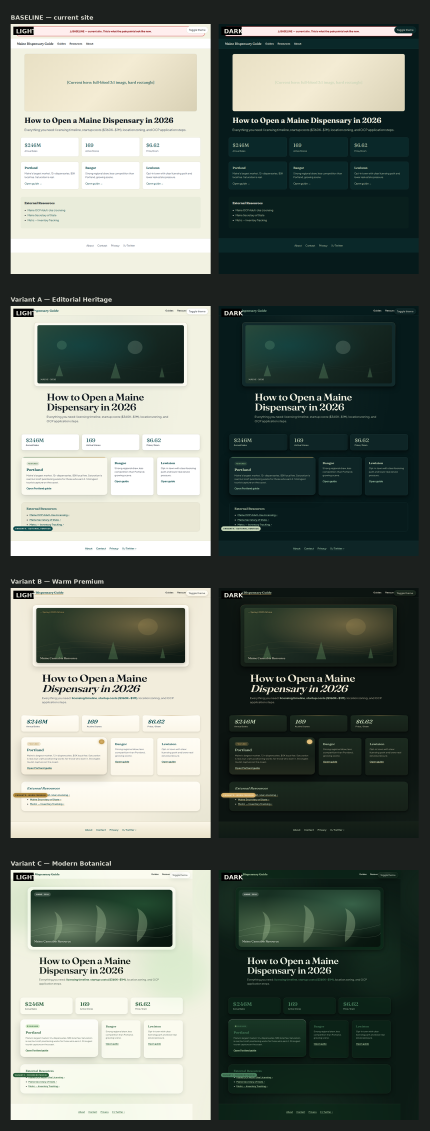
#> input picture sketches/comparison.png, 1288 x 3392 px, given in place of 099-baseline_light.png, which was not available (shown at 1/3 size)
$ python _grid.py
#> lines starting #> are read from the running program, lines starting #| are printed output that depends on the picture; pictures that were not available may be replaced by others from this repository, and a replacement may not be noted
#!/usr/bin/env python3
"""Build a single 2x4 grid comparison image: rows = variants, cols = light/dark."""
from pathlib import Path
from PIL import Image, ImageDraw, ImageFont

VARIANTS = [
    ("099-baseline", "BASELINE — current site"),
    ("001-editorial-heritage", "Variant A — Editorial Heritage"),
    ("002-warm-premium", "Variant B — Warm Premium"),
    ("003-modern-botanical", "Variant C — Modern Botanical"),
]
SCREENSHOTS = Path(__file__).parent / "screenshots"
OUT = Path(__file__).parent / "comparison.png"

# Source: 1280x1600 pages
SRC_W, SRC_H = 1280, 1600
THUMB_W = 600
THUMB_H = int(SRC_H * THUMB_W / SRC_W)
COL_GAP = 24
ROW_GAP = 56
LABEL_H = 40
PAD = 32
TOTAL_W = PAD * 2 + THUMB_W * 2 + COL_GAP
TOTAL_H = PAD * 2 + (THUMB_H + LABEL_H + ROW_GAP) * len(VARIANTS) - ROW_GAP

img = Image.new("RGB", (TOTAL_W, TOTAL_H), (28, 32, 30))
draw = ImageDraw.Draw(img)
try:
    font = ImageFont.truetype("/usr/share/fonts/truetype/dejavu/DejaVuSans-Bold.ttf", 18)
except Exception:
    font = ImageFont.load_default()

y = PAD
for slug, label in VARIANTS:
    draw.text((PAD, y + 10), label, fill=(220, 220, 210), font=font)
    y += LABEL_H
    for col, theme in enumerate(("light", "dark")):
        src = Image.open(SCREENSHOTS / f"{slug}_{theme}.png")
#> src is the input picture: PIL image 1288x3392 RGB; mean R, G, B 106.4, 114.8, 106
        thumb = src.resize((THUMB_W, THUMB_H), Image.LANCZOS)
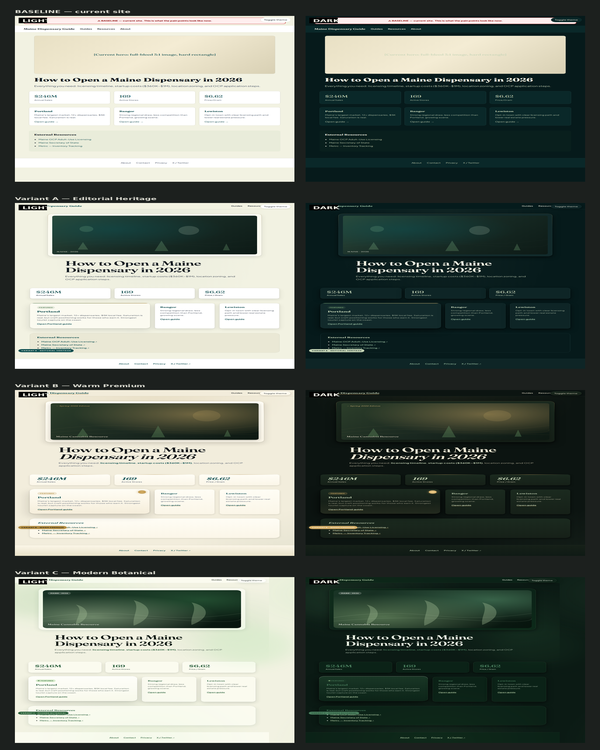
#> thumb: PIL image 600x750 RGB; mean R, G, B 106.4, 114.7, 106
        x = PAD + col * (THUMB_W + COL_GAP)
        img.paste(thumb, (x, y))
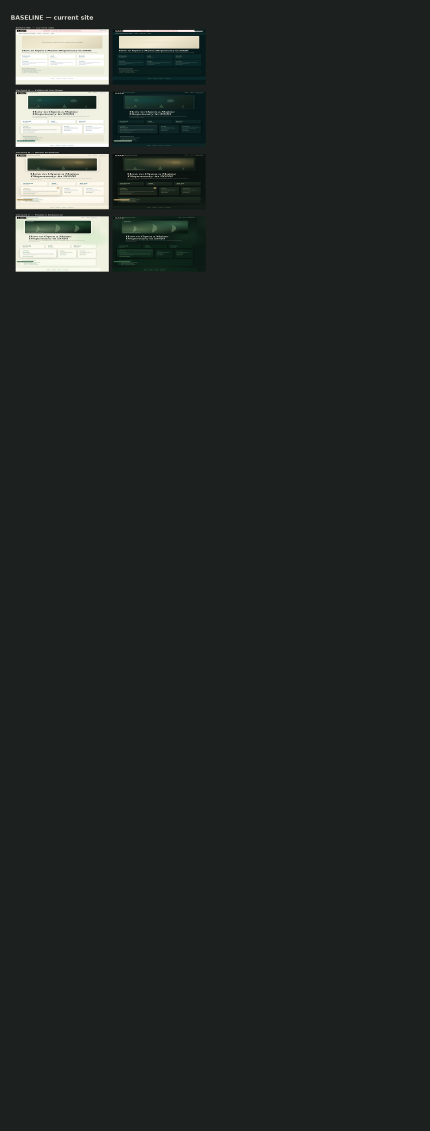
#> img: PIL image 1288x3392 RGB (shown at 1/3 size); mean R, G, B 36.1, 40.6, 37.9
        # theme label
        draw.rectangle((x + 8, y + 8, x + 8 + 60, y + 8 + 24), fill=(0, 0, 0))
        draw.text((x + 16, y + 11), theme.upper(), fill=(240, 240, 230), font=font)
    y += THUMB_H + ROW_GAP
#> y = 878
#> pass 2 of the loop `for slug, label in VARIANTS:`:
#> `y += LABEL_H`: y = 918
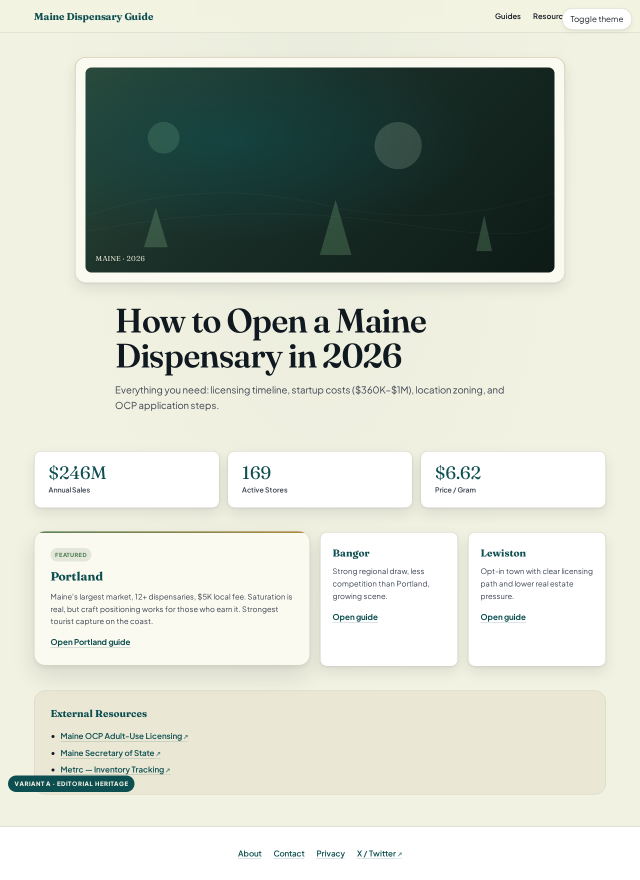
#> input picture sketches/screenshots/001-editorial-heritage_light.png, 1280 x 1760 px (shown at 1/2 size)
#> src is the input picture: PIL image 1280x1760 RGB; mean R, G, B 200.7, 205.7, 195
#> `thumb = src.resize((THUMB_W, THUMB_H), Image.LANCZOS)`:
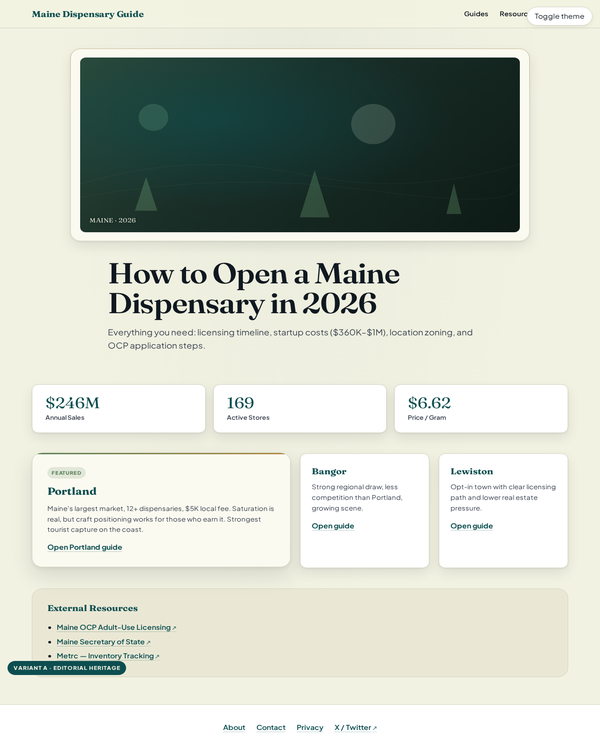
#> thumb: PIL image 600x750 RGB; mean R, G, B 200.6, 205.6, 194.9
#> `img.paste(thumb, (x, y))`:
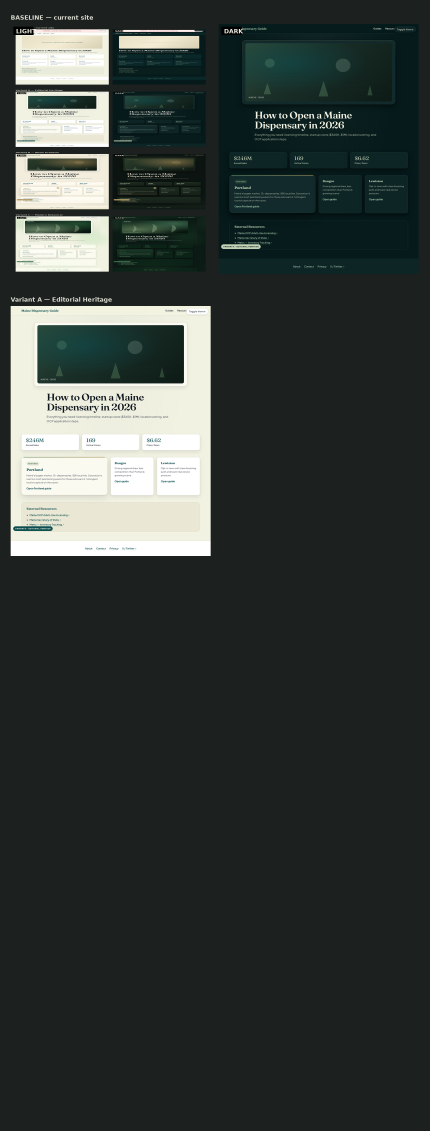
#> img: PIL image 1288x3392 RGB (shown at 1/3 size); mean R, G, B 52.8, 59.1, 55.7
#> `y += THUMB_H + ROW_GAP`: y = 1724
#> pass 3 of the loop `for slug, label in VARIANTS:`:
#> `y += LABEL_H`: y = 1764
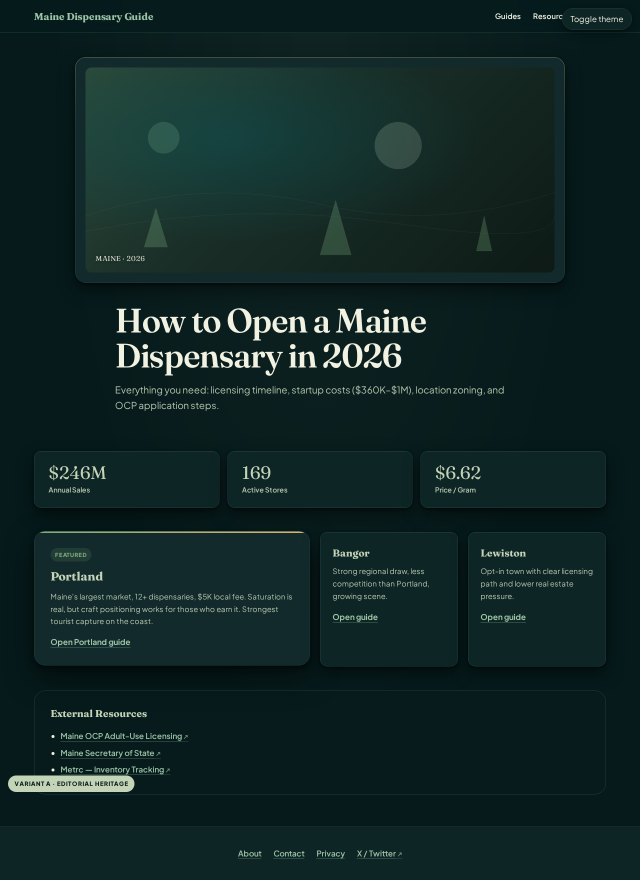
#> input picture sketches/screenshots/001-editorial-heritage_dark.png, 1280 x 1760 px, given in place of 002-warm-premium_light.png, which was not available (shown at 1/2 size)
#> src is the input picture: PIL image 1280x1760 RGB; mean R, G, B 16.8, 38.3, 37.3
#> `thumb = src.resize((THUMB_W, THUMB_H), Image.LANCZOS)`:
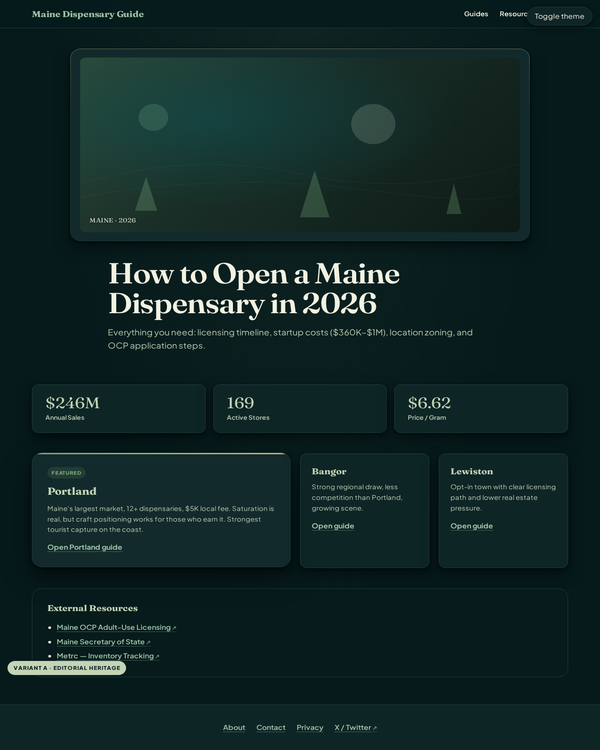
#> thumb: PIL image 600x750 RGB; mean R, G, B 16.8, 38.3, 37.3
#> `img.paste(thumb, (x, y))`:
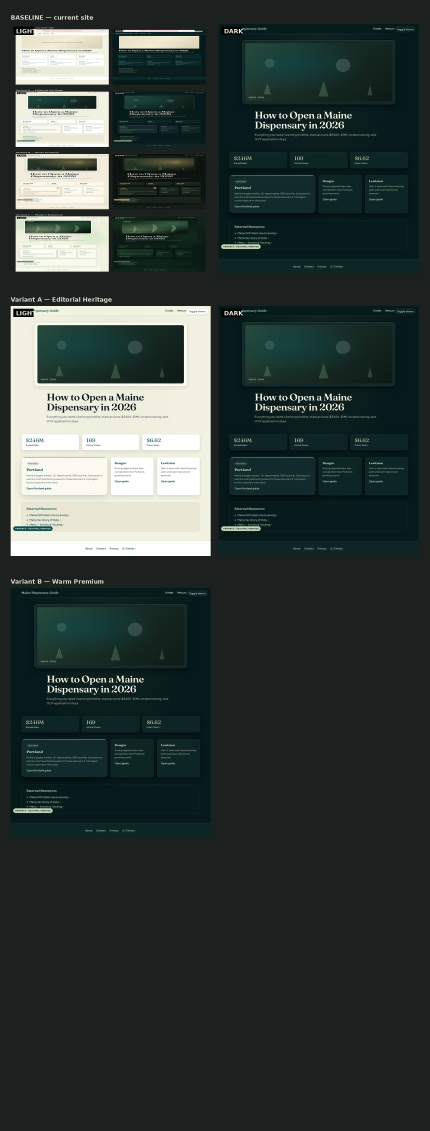
#> img: PIL image 1288x3392 RGB (shown at 1/3 size); mean R, G, B 50.5, 60.4, 57.2
#> `y += THUMB_H + ROW_GAP`: y = 2570
#> (the run stopped early here; a loop or call above may not have finished)
